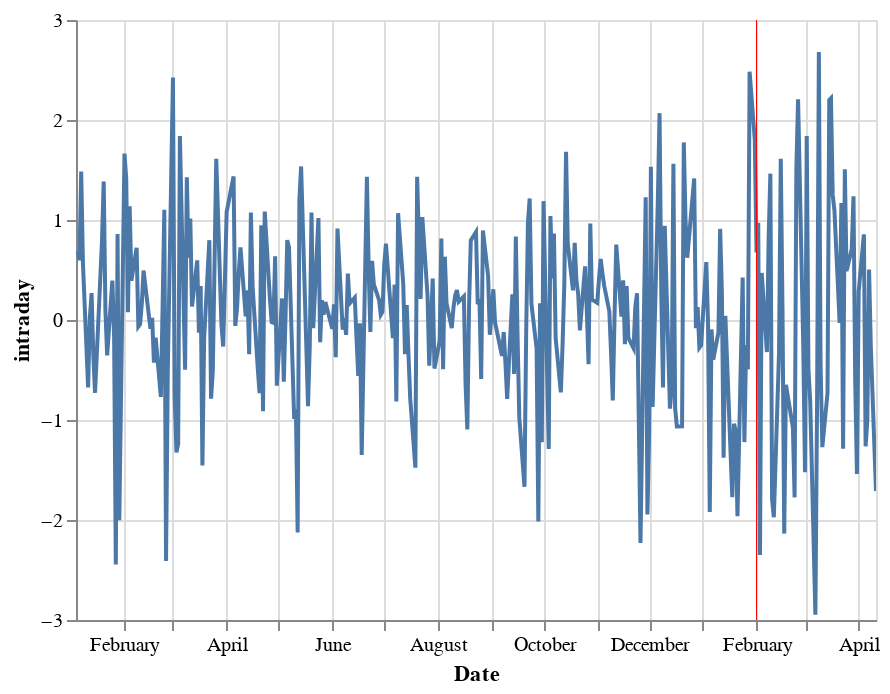

The cell this chart's notebook holds for it:
### Code cell
import altair as alt
line = alt.Chart(hist).mark_line().encode(
    x= 'Date',
    y= 'intraday'

).interactive()
xrule = (
    alt.Chart()
    .mark_rule(color="red", strokeWidth=.5)
    .encode(x=alt.datum(alt.DateTime(year=2022, month="February", day = '20')))
)
line + xrule

### Figure 1 — Vega-Lite specification as saved in the notebook (floating-point values rounded to 4 significant figures; data arrays with more than 128 entries replaced by an {"elided": "..."} marker saying what was removed)
{"config": {"view": {"continuousWidth": 400, "continuousHeight": 300}}, "layer": [{"data": {"name": "data-ec79a13a373526f3334a311b6c40b6d5"}, "mark": "line", "encoding": {"x": {"field": "Date", "type": "temporal"}, "y": {"field": "intraday", "type": "quantitative"}}, "selection": {"selector002": {"type": "interval", "bind": "scales", "encodings": ["x", "y"]}}}, {"data": {"name": "empty"}, "mark": {"type": "rule", "color": "red", "strokeWidth": 0.5}, "encoding": {"x": {"datum": {"day": "20", "month": "February", "year": 2022}}}}], "$schema": "https://vega.github.io/schema/vega-lite/v4.17.0.json", "datasets": {"data-ec79a13a373526f3334a311b6c40b6d5": {"elided": "321 records"}, "empty": [{}]}}
